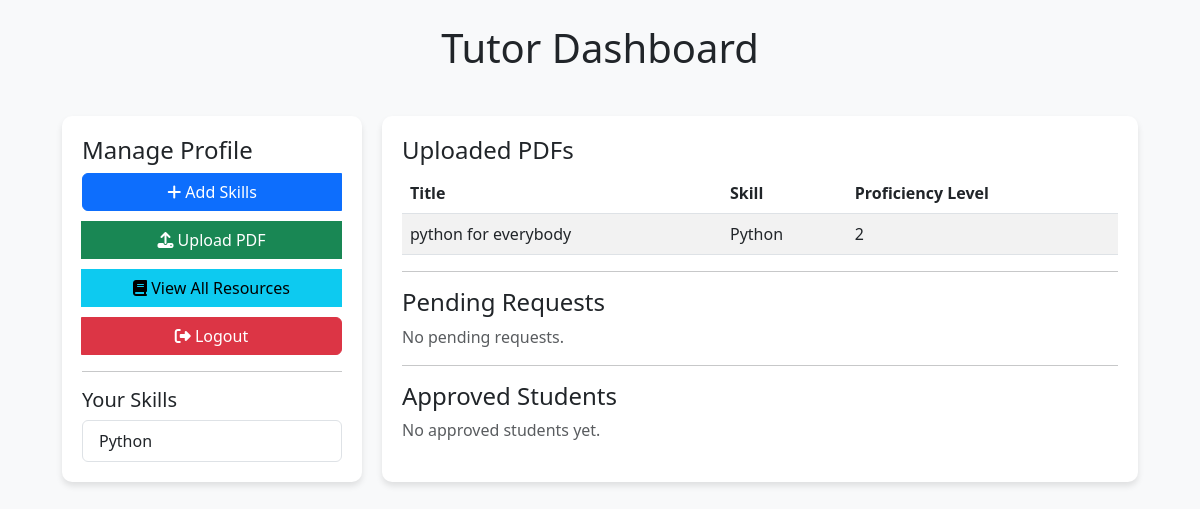
The page /tutor/dashboard (signed in) on the database as committed earlier.
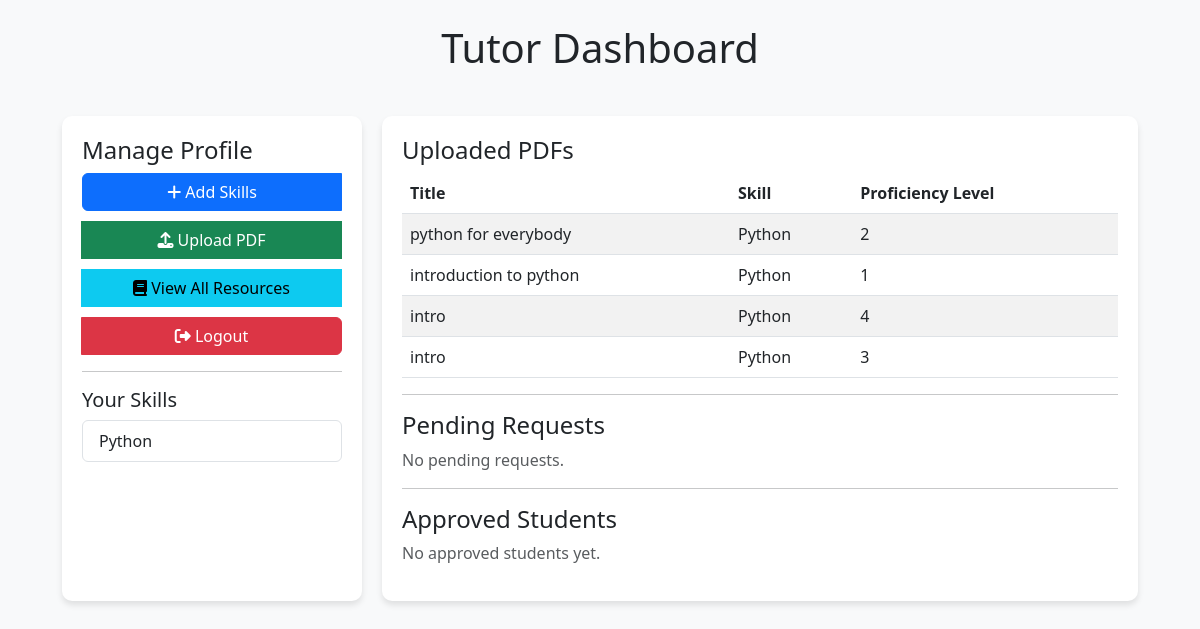
The same page on the database as committed later.
### models.py (models this page shows)
class Skill(db.Model):
    id = db.Column(db.Integer, primary_key=True)
    name = db.Column(db.String(100), unique=True, nullable=False)
    description = db.Column(db.Text)
    questions = db.relationship('Question', backref='related_skill', lazy=True)
    resources = db.relationship('Resource', backref='skill', lazy=True)

class Resource(db.Model):
    id = db.Column(db.Integer, primary_key=True)
    skill_id = db.Column(db.Integer, db.ForeignKey('skill.id'), nullable=False)
    title = db.Column(db.String(200), nullable=False)
    content_type = db.Column(db.String(50), nullable=False)  # 'pdf', 'text', etc.
    content = db.Column(db.Text, nullable=True)  # For text content
    file_path = db.Column(db.String(200), nullable=True)  # For PDFs
    proficiency_level = db.Column(db.Integer, nullable=False)  # 1-5 scale
    uploaded_by = db.Column(db.Integer, db.ForeignKey('user.id'), nullable=False)
    uploaded_at = db.Column(db.DateTime, default=datetime.utcnow)
    uploader = db.relationship('User')

### routes/tutor.py (the view)
@tutor_bp.route('/dashboard')
@login_required
def dashboard():
    if not current_user.is_tutor:
        return redirect(url_for('user.dashboard'))
    tutor_profile = current_user.tutor_profile  # Get tutor profile
    tutor_skills = tutor_profile.skills if tutor_profile else []  # Get tutor skills
    tutor_resources = Resource.query.filter_by(uploaded_by=current_user.id).all()
    has_resources = bool(tutor_resources)
    pending_requests = TutorRequest.query.filter_by(tutor_id=current_user.id, status="Pending").all()
    return render_template('tutor/dashboard.html',
                           tutor_skills=tutor_skills,
                           tutor_resources=tutor_resources,
                           has_resources=has_resources,
                           pending_requests=pending_requests)

### templates/tutor/dashboard.html (shortened to what this page needs)
<!DOCTYPE html>
<html lang="en">
<head>
    <link rel="stylesheet" href="https://cdn.jsdelivr.net/npm/bootstrap@5.3.0/dist/css/bootstrap.min.css">
</head>
<body>
<div class="container mt-4">
    <h1 class="text-center mb-4">Tutor Dashboard</h1>
    <div class="dashboard-container">
        <div class="sidebar">
            <h4>Manage Profile</h4>
            <div class="btn-group">
                <a href="{{ url_for('tutor.add_skill') }}" class="btn btn-primary"><i class="fas fa-plus"></i> Add Skills</a>
                <a href="{{ url_for('tutor.upload_resource') }}" class="btn btn-success"><i class="fas fa-upload"></i> Upload PDF</a>
                <a href="{{ url_for('tutor.view_resources') }}" class="btn btn-info"><i class="fas fa-book"></i> View All Resources</a>
                <a href="{{ url_for('auth.logout') }}" class="btn btn-danger"><i class="fas fa-sign-out-alt"></i> Logout</a>
            </div>
            <hr>
            <h5>Your Skills</h5>
            <ul class="list-group">
                {% for skill in tutor_skills %}
                    <li class="list-group-item">{{ skill.name }}</li>
                {% else %}
                    <li class="list-group-item text-muted">No skills added yet.</li>
                {% endfor %}
            </ul>
        </div>
        <div class="content">
            <h4>Uploaded PDFs</h4>
            {% if has_resources %}
                <table class="table table-striped">
                    <thead>
                        <tr>
                            <th>Title</th>
                            <th>Skill</th>
                            <th>Proficiency Level</th>
                        </tr>
                    </thead>
                    <tbody>
                        {% for resource in tutor_resources %}
                            <tr>
                                <td>{{ resource.title }}</td>
                                <td>{{ resource.skill.name }}</td>
                                <td>{{ resource.proficiency_level }}</td>
                            </tr>
                        {% endfor %}
                    </tbody>
                </table>
            {% else %}
                <p class="text-muted">No PDFs uploaded yet.</p>
            {% endif %}
            <hr>
            <h4>Pending Requests</h4>
            {% if pending_requests %}
                <table class="table table-bordered">
                    <thead>
                        <tr>
                            <th>Student</th>
                            <th>Skill</th>
                            <th>Actions</th>
                        </tr>
                    </thead>
                    <tbody>
                        {% for request in pending_requests %}
                            <tr>
                                <td>{{ request.user.username }}</td>
                                <td>{{ request.skill.name }}</td>
                                <td>
                                    <form action="{{ url_for('tutor.approve_request', request_id=request.id) }}" method="post" style="display:inline;">
                                        <button class="btn btn-sm btn-success"><i class="fas fa-check"></i> Approve</button>
                                    </form>
                                    <form action="{{ url_for('tutor.reject_request', request_id=request.id) }}" method="post" style="display:inline;">
                                        <button class="btn btn-sm btn-danger"><i class="fas fa-times"></i> Reject</button>
                                    </form>
                                </td>
                            </tr>
                        {% endfor %}
                    </tbody>
                </table>
            {% else %}
                <p class="text-muted">No pending requests.</p>
            {% endif %}
            <hr>
            <h4>Approved Students</h4>
            {% if approved_requests %}
                <table class="table table-bordered">
                    <thead>
                        <tr>
                            <th>Student</th>
                            <th>Skill</th>
                            <th>Actions</th>
                        </tr>
                    </thead>
                    <tbody>
                        {% for request in approved_requests %}
                            <tr>
                                <td>{{ request.user.username }}</td>
                                <td>{{ request.skill.name }}</td>
                                <td>
                                    <a href="{{ url_for('user.ai_tutor', skill_id=request.skill.id) }}" class="btn btn-sm btn-primary">
                                        <i class="fas fa-chalkboard-teacher"></i> Start AI Tutoring
                                    </a>
                                </td>
                            </tr>
                        {% endfor %}
                    </tbody>
                </table>
            {% else %}
                <p class="text-muted">No approved students yet.</p>
            {% endif %}
        </div>
    </div>
</div>
</body>
</html>

### templates/tutor/dashboard.html (style rules this page uses)
body { background-color: #f8f9fa; }
.dashboard-container { display: flex; gap: 20px; padding: 20px; }
.sidebar { width: 300px; background: white; padding: 20px; border-radius: 10px; box-shadow: 0px 4px 6px rgba(0, 0, 0, 0.1); }
.content { flex-grow: 1; background: white; padding: 20px; border-radius: 10px; box-shadow: 0px 4px 6px rgba(0, 0, 0, 0.1); }
.btn-group { display: flex; flex-direction: column; gap: 10px; }
.table thead { background-color: #007bff; color: white; }

Rows that differ between the two databases and show on the page:
added Resource: title "introduction to python", skill.name "Python", proficiency_level "1"
added Resource: title "intro", skill.name "Python", proficiency_level "4"
added Resource: title "intro", skill.name "Python", proficiency_level "3"
